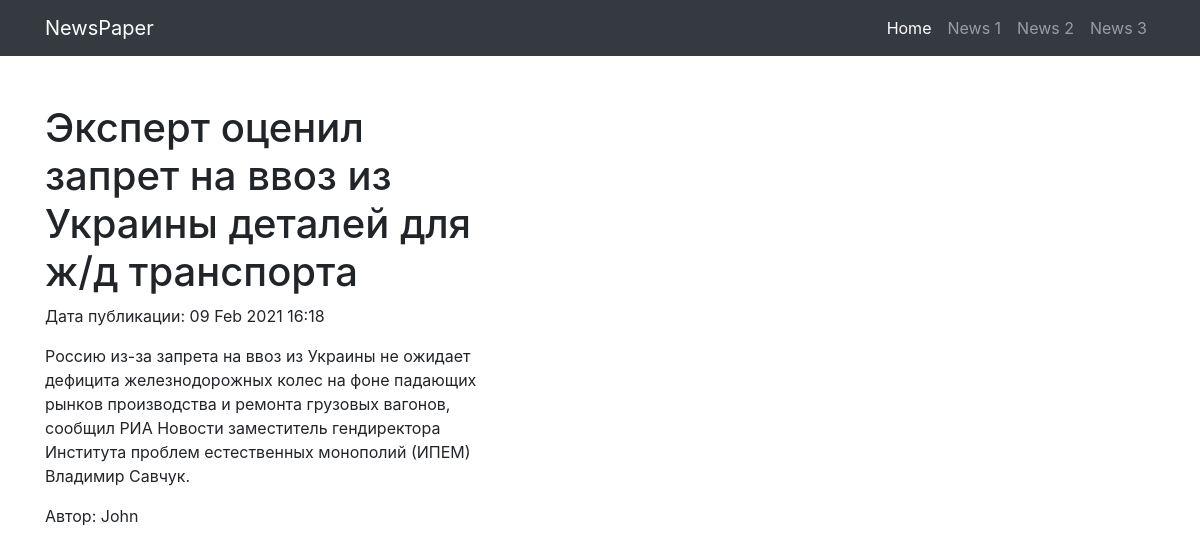
Page /news/1 on the earlier database version.
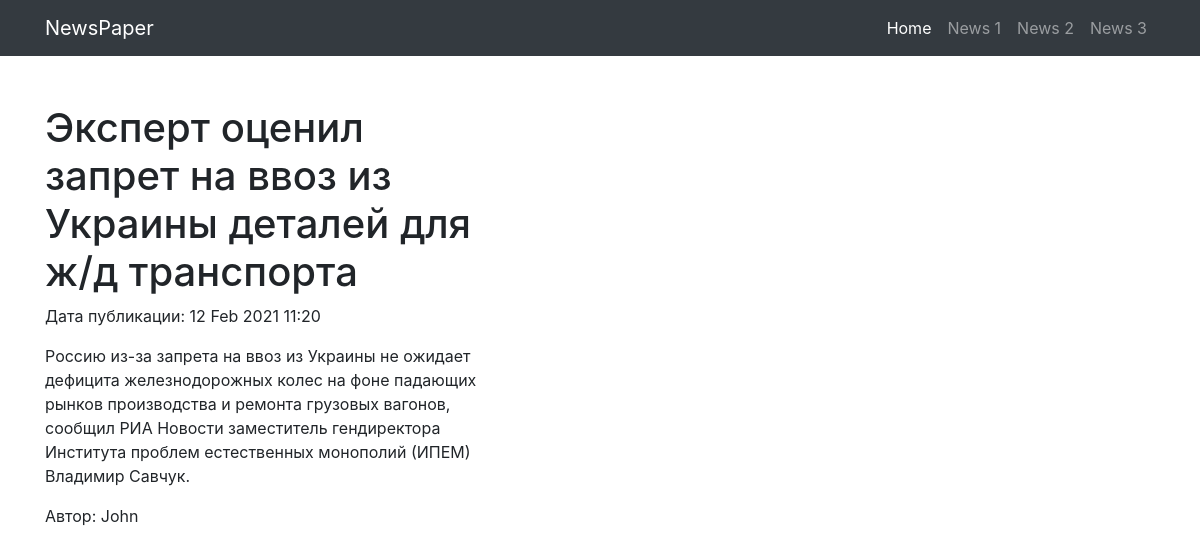
Same page on the later database version.
### news/models.py (models this page shows, shortened)
class Post(models.Model):
    ARTICLE = '1'
    NEWS = '2'
    CHOICE = (
        (ARTICLE, 'Article'),
        (NEWS, 'News'),
    )
    article_or_news = models.CharField('поле с выбором - статья или новость',
                                       max_length=1, choices=CHOICE,
                                       default=ARTICLE)
    date_of_creation_post = models.DateTimeField('дата и время создания', auto_now_add=True)
    header = models.CharField('заголовок статьи или новости', max_length=200)
    post_text = models.TextField('текст статьи или новости')
    post_rating = models.IntegerField('рейтинг статьи или новости', default=0)
    category = models.ManyToManyField(Category, through='PostCategory', null=True, blank=True)
    author = models.ForeignKey(Author, on_delete=models.CASCADE)

class Author(models.Model):
    rating_author = models.IntegerField('рейтинг пользователя', default=0)
    author = models.OneToOneField(User, on_delete=models.CASCADE)

### news/views.py (the view)
# urls.py: path('<int:pk>', PostDetail.as_view()),
class PostDetail(DetailView):
    model = Post
    template_name = 'post.html'
    context_object_name = 'post'

### templates/post.html (shortened to what this page needs)
{% extends 'flatpages/default.html' %}
{% block content %}
<h1>{{ post.header }}</h1>
<p>Дата публикации: {{ post.date_of_creation_post |date:'d M Y H:i'}}</p>
<p>{{ post.post_text }}</p>
<p>Автор: {{ post.author.author }}</p>
{% endblock content %}

Differences in the rows shown:
changed Post "Эксперт оценил запрет на ввоз из Украины деталей для ж/д транспорта": date_of_creation_post "09 Feb 2021 16:18" → "12 Feb 2021 11:20"
